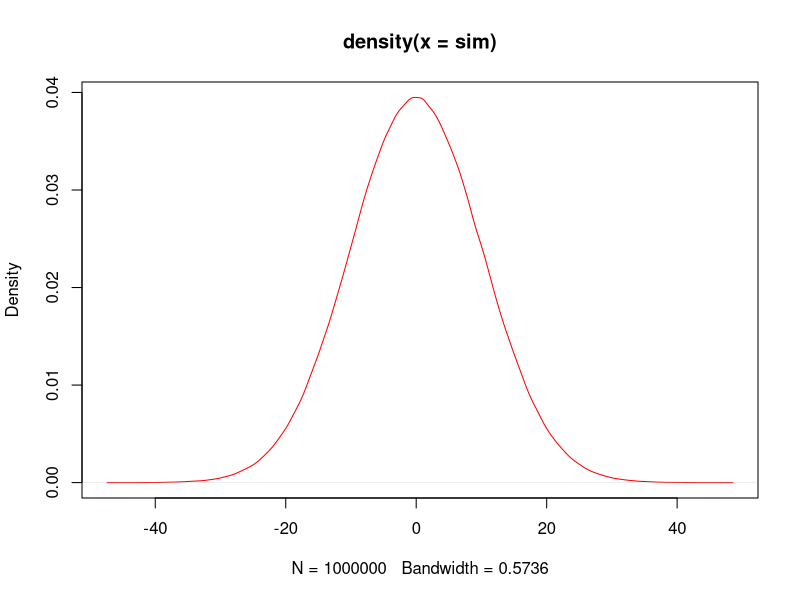

This chart was generated by the following R code: (Note: this script raises an error after producing the figure.)
# 4e1
# likelihood is the y_i variable that follows a Normal(mu, sigma)
# 4e2
# tow parameters in the posterior distribution
# 4e3
# See README.md figure
# 4e4
# mu_i = alpha + beta x_i
# 4e5
# Three. Parameters: sigma alpha beta. Mu is now determined by alpha and beta
# 4m1
size <- 1e6
mu <- rnorm(n = size, mean = 0, sd = 10)
sigma <- rexp(n = size, rate = 1)
sim <- rnorm(n = size , mean = mu, sd = sigma)
plot(density(sim), col="red")

# 4m2
ex.4m2 <- quap(
  alist(
    y ~ dnorm(mu, sigma),
    mu ~ dnorm(0, 10),
    sigma ~ dexp(1))
)

# 4m3
ex.4m3 <- quap(
  alist(
    y ~ dnorm( mu , sigma ),
    mu <- a + b*x,
    a ~ dnorm( 0 , 10 ),
    b ~ dunif( 0 , 1 ),
    sigma ~ dexp( 1 )
  )
)

# Weighted basis function
post <- extract.samples( m4.7 )
w <- apply( post$w , 2 , mean )
plot( NULL , xlim=range(d2$year) , ylim=c(-6,6) ,
      xlab="year" , ylab="basis * weight" )
for ( i in 1:ncol(B) ) lines( d2$year , w[i]*B[,i] )

# Posterior interval at 97%
mu <- link( m4.7 )
mu_PI <- apply(mu,2,PI,0.97)
plot( d2$year , d2$doy , col=col.alpha("red",0.3) , pch=16 )
shade( mu_PI , d2$year , col=col.alpha("black",0.5) )

